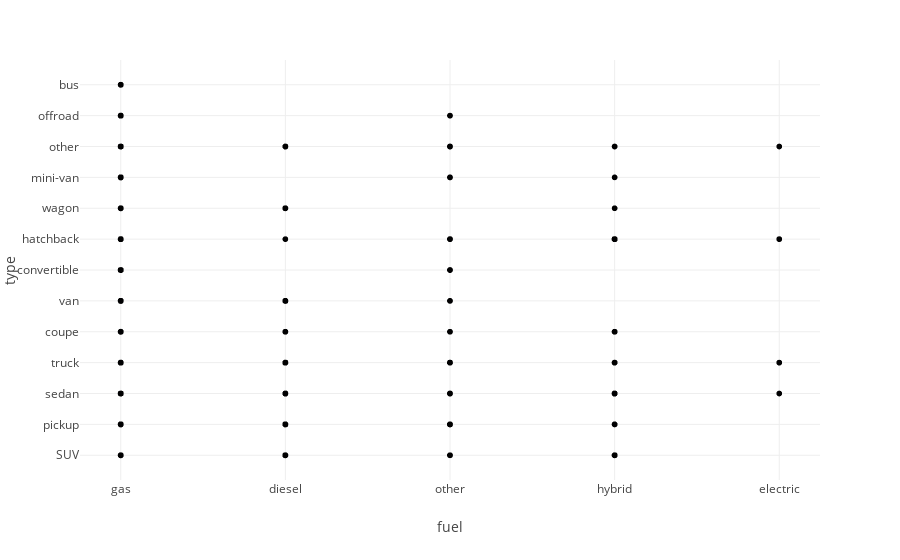

Source (notebook cell):
### Code cell
#Scatter Plot:
fig = px.scatter(df, x="fuel", y="type")
fig.show()

### Figure 1 — Plotly figure (JSON) as saved in the notebook; plotly's stock layout.template omitted (floating-point values rounded to 4 significant figures; data arrays with more than 128 entries replaced by an {"elided": "..."} marker saying what was removed)
{"data": [{"hovertemplate": "fuel=%{x}<br>type=%{y}<extra></extra>", "legendgroup": "", "marker": {"color": "#000001", "symbol": "circle"}, "mode": "markers", "name": "", "showlegend": false, "type": "scattergl", "x": {"elided": "51525 str values"}, "xaxis": "x", "y": {"elided": "51525 str values"}, "yaxis": "y"}], "layout": {"legend": {"tracegroupgap": 0}, "margin": {"t": 60}, "xaxis": {"anchor": "y", "domain": [0, 1], "title": {"text": "fuel"}}, "yaxis": {"anchor": "x", "domain": [0, 1], "title": {"text": "type"}}}}
